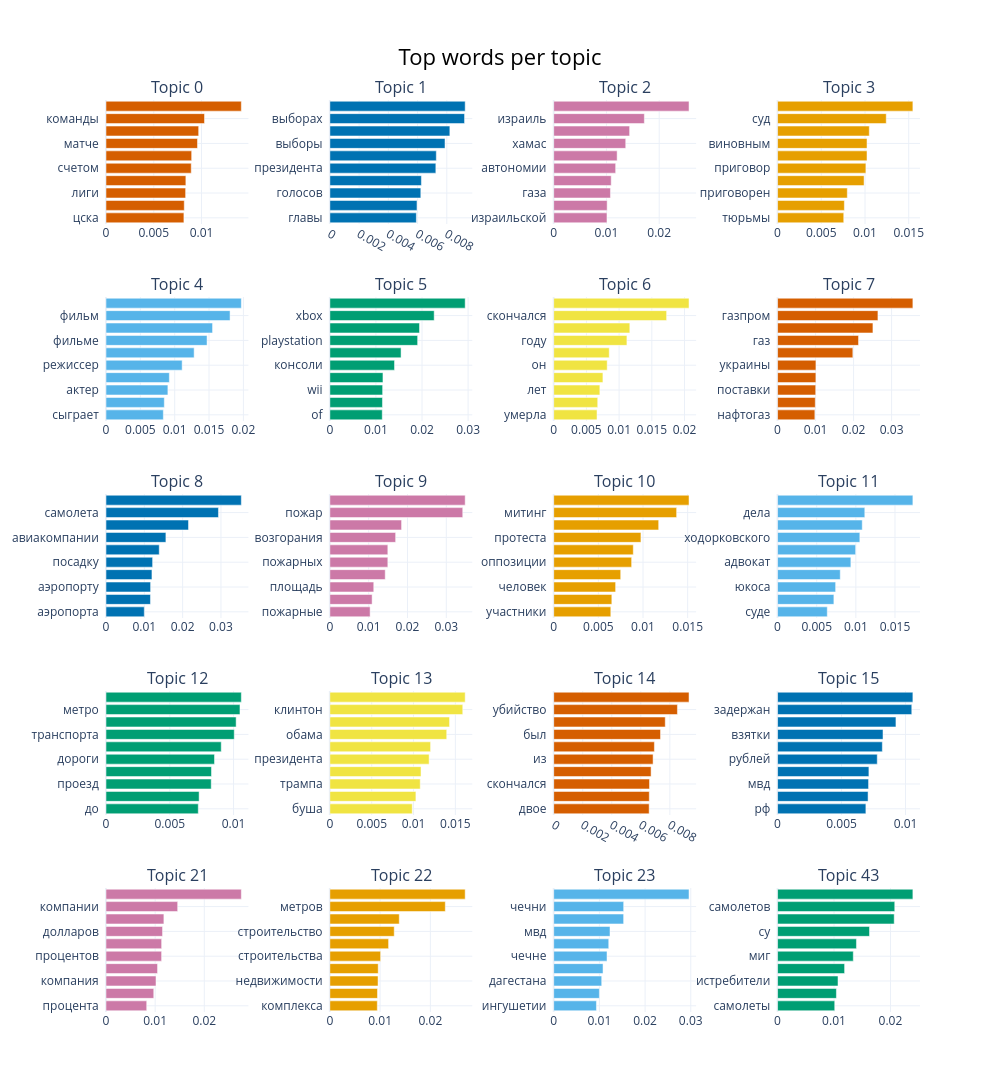

The notebook cell this image was saved under:
### Markdown cell above
## 4. Visualization

### 4.1 Top tokens per topic

### Code cell
topic_model.visualize_barchart(top_n_topics=20, n_words=10, title="Top words per topic")

### Figure 1 — Plotly figure (JSON) as saved in the notebook; plotly's stock layout.template omitted (floating-point values rounded to 4 significant figures)
{"data": [{"marker": {"color": "#D55E00"}, "orientation": "h", "type": "bar", "x": [0.008155, 0.008193, 0.008335, 0.00836, 0.008923, 0.008967, 0.009578, 0.009701, 0.01031, 0.01417], "xaxis": "x", "y": ["цска  ", "матча  ", "лиги  ", "матч  ", "счетом  ", "мира  ", "матче  ", "чемпионата  ", "команды  ", "сборной  "], "yaxis": "y"}, {"marker": {"color": "#0072B2"}, "orientation": "h", "type": "bar", "x": [0.005918, 0.00596, 0.006221, 0.006262, 0.00725, 0.007282, 0.007877, 0.008208, 0.009213, 0.009256], "xaxis": "x2", "y": ["главы  ", "отставку  ", "голосов  ", "партия  ", "президента  ", "пост  ", "выборы  ", "выборов  ", "выборах  ", "партии  "], "yaxis": "y2"}, {"marker": {"color": "#CC79A7"}, "orientation": "h", "type": "bar", "x": [0.0101, 0.01013, 0.01076, 0.0109, 0.01174, 0.01202, 0.01365, 0.01439, 0.01718, 0.02566], "xaxis": "x3", "y": ["израильской  ", "израильских  ", "газа  ", "палестинцев  ", "автономии  ", "израильские  ", "хамас  ", "палестинской  ", "израиль  ", "израиля  "], "yaxis": "y3"}, {"marker": {"color": "#E69F00"}, "orientation": "h", "type": "bar", "x": [0.00757, 0.007642, 0.007977, 0.009894, 0.0101, 0.01023, 0.01023, 0.01049, 0.01243, 0.01548], "xaxis": "x4", "y": ["тюрьмы  ", "приговорил  ", "приговорен  ", "лишения  ", "приговор  ", "свободы  ", "виновным  ", "колонии  ", "суд  ", "годам  "], "yaxis": "y4"}, {"marker": {"color": "#56B4E9"}, "orientation": "h", "type": "bar", "x": [0.008348, 0.00849, 0.009009, 0.009221, 0.01109, 0.01283, 0.01471, 0.01551, 0.01806, 0.0197], "xaxis": "x5", "y": ["сыграет  ", "прокат  ", "актер  ", "роли  ", "режиссер  ", "картины  ", "фильме  ", "роль  ", "фильм  ", "фильма  "], "yaxis": "y5"}, {"marker": {"color": "#009E73"}, "orientation": "h", "type": "bar", "x": [0.01137, 0.01142, 0.01145, 0.01153, 0.01403, 0.01545, 0.01905, 0.01945, 0.02264, 0.02937], "xaxis": "x6", "y": ["of  ", "студия  ", "wii  ", "nintendo  ", "консоли  ", "360  ", "playstation  ", "игра  ", "xbox  ", "игры  "], "yaxis": "y6"}, {"marker": {"color": "#F0E442"}, "orientation": "h", "type": "bar", "x": [0.006624, 0.006729, 0.007055, 0.007522, 0.008176, 0.00849, 0.01119, 0.01164, 0.01726, 0.02069], "xaxis": "x7", "y": ["умерла  ", "родился  ", "лет  ", "возрасте  ", "он  ", "жизни  ", "году  ", "смерти  ", "скончался  ", "умер  "], "yaxis": "y7"}, {"marker": {"color": "#D55E00"}, "orientation": "h", "type": "bar", "x": [0.009814, 0.009924, 0.01003, 0.01008, 0.01009, 0.0198, 0.0213, 0.02508, 0.0264, 0.03559], "xaxis": "x8", "y": ["нафтогаз  ", "украина  ", "поставки  ", "газопровода  ", "украины  ", "газпрома  ", "газ  ", "кубометров  ", "газпром  ", "газа  "], "yaxis": "y8"}, {"marker": {"color": "#0072B2"}, "orientation": "h", "type": "bar", "x": [0.009991, 0.0116, 0.01164, 0.01199, 0.01216, 0.01389, 0.01563, 0.02153, 0.02935, 0.03531], "xaxis": "x9", "y": ["аэропорта  ", "катастрофы  ", "аэропорту  ", "пассажиров  ", "посадку  ", "экипажа  ", "авиакомпании  ", "борту  ", "самолета  ", "самолет  "], "yaxis": "y9"}, {"marker": {"color": "#CC79A7"}, "orientation": "h", "type": "bar", "x": [0.01038, 0.01089, 0.01131, 0.01427, 0.01494, 0.01494, 0.01695, 0.01848, 0.03424, 0.03486], "xaxis": "x10", "y": ["пожарные  ", "возгорание  ", "площадь  ", "пожаров  ", "пожарных  ", "пожаре  ", "возгорания  ", "мчс  ", "пожар  ", "пожара  "], "yaxis": "y10"}, {"marker": {"color": "#E69F00"}, "orientation": "h", "type": "bar", "x": [0.006395, 0.006509, 0.006933, 0.007503, 0.008726, 0.008912, 0.009767, 0.01175, 0.01376, 0.01515], "xaxis": "x11", "y": ["участники  ", "марш  ", "человек  ", "акция  ", "оппозиции  ", "митинга  ", "протеста  ", "площади  ", "митинг  ", "акции  "], "yaxis": "y11"}, {"marker": {"color": "#56B4E9"}, "orientation": "h", "type": "bar", "x": [0.006351, 0.007195, 0.007418, 0.008008, 0.009364, 0.009975, 0.01051, 0.01082, 0.01114, 0.01728], "xaxis": "x12", "y": ["суде  ", "лебедева  ", "юкоса  ", "дело  ", "адвокат  ", "суда  ", "ходорковского  ", "делу  ", "дела  ", "суд  "], "yaxis": "y12"}, {"marker": {"color": "#009E73"}, "orientation": "h", "type": "bar", "x": [0.007235, 0.007299, 0.008249, 0.008269, 0.008507, 0.009035, 0.01005, 0.0102, 0.0105, 0.01061], "xaxis": "x13", "y": ["до  ", "рублей  ", "проезд  ", "пер  ", "дороги  ", "москвы  ", "транспорта  ", "дорог  ", "метро  ", "ржд  "], "yaxis": "y13"}, {"marker": {"color": "#F0E442"}, "orientation": "h", "type": "bar", "x": [0.009847, 0.01028, 0.0108, 0.0109, 0.01186, 0.01204, 0.01397, 0.01431, 0.01589, 0.01617], "xaxis": "x14", "y": ["буша  ", "буш  ", "трампа  ", "ромни  ", "президента  ", "трамп  ", "обама  ", "обамы  ", "клинтон  ", "сша  "], "yaxis": "y14"}, {"marker": {"color": "#D55E00"}, "orientation": "h", "type": "bar", "x": [0.006574, 0.006584, 0.006598, 0.006708, 0.006845, 0.006935, 0.007357, 0.007683, 0.008521, 0.009321], "xaxis": "x15", "y": ["двое  ", "по  ", "скончался  ", "убийства  ", "из  ", "правоохранительных  ", "был  ", "мужчина  ", "убийство  ", "убит  "], "yaxis": "y15"}, {"marker": {"color": "#0072B2"}, "orientation": "h", "type": "bar", "x": [0.006901, 0.007072, 0.007111, 0.007137, 0.007789, 0.008186, 0.008239, 0.00925, 0.01049, 0.01057], "xaxis": "x16", "y": ["рф  ", "по  ", "мвд  ", "уголовное  ", "рублей  ", "дела  ", "взятки  ", "дело  ", "задержан  ", "следствия  "], "yaxis": "y16"}, {"marker": {"color": "#CC79A7"}, "orientation": "h", "type": "bar", "x": [0.008283, 0.009714, 0.01017, 0.01049, 0.01131, 0.01132, 0.0115, 0.01178, 0.01458, 0.02753], "xaxis": "x17", "y": ["процента  ", "тнк  ", "компания  ", "вр  ", "процентов  ", "сделки  ", "долларов  ", "миллиарда  ", "компании  ", "акций  "], "yaxis": "y17"}, {"marker": {"color": "#E69F00"}, "orientation": "h", "type": "bar", "x": [0.009444, 0.009481, 0.009592, 0.009625, 0.0101, 0.01169, 0.01281, 0.01381, 0.02297, 0.02693], "xaxis": "x18", "y": ["комплекса  ", "тысяч  ", "недвижимости  ", "проекта  ", "строительства  ", "комплекс  ", "строительство  ", "площадью  ", "метров  ", "квадратных  "], "yaxis": "y18"}, {"marker": {"color": "#56B4E9"}, "orientation": "h", "type": "bar", "x": [0.009356, 0.009994, 0.01051, 0.0108, 0.01167, 0.01205, 0.01232, 0.01531, 0.01531, 0.02962], "xaxis": "x19", "y": ["ингушетии  ", "правоохранительных  ", "дагестана  ", "районе  ", "чечне  ", "спецоперации  ", "мвд  ", "боевики  ", "чечни  ", "боевиков  "], "yaxis": "y19"}, {"marker": {"color": "#009E73"}, "orientation": "h", "type": "bar", "x": [0.01013, 0.01043, 0.01071, 0.01188, 0.01342, 0.01398, 0.01629, 0.02066, 0.02076, 0.02397], "xaxis": "x20", "y": ["самолеты  ", "самолета  ", "истребители  ", "поставку  ", "миг  ", "вертолетов  ", "су  ", "истребителей  ", "самолетов  ", "ввс  "], "yaxis": "y20"}], "layout": {"annotations": [{"font": {"size": 16}, "showarrow": false, "text": "Topic 0", "x": 0.0875, "xanchor": "center", "xref": "paper", "y": 1.0, "yanchor": "bottom", "yref": "paper"}, {"font": {"size": 16}, "showarrow": false, "text": "Topic 1", "x": 0.3625, "xanchor": "center", "xref": "paper", "y": 1.0, "yanchor": "bottom", "yref": "paper"}, {"font": {"size": 16}, "showarrow": false, "text": "Topic 2", "x": 0.6375, "xanchor": "center", "xref": "paper", "y": 1.0, "yanchor": "bottom", "yref": "paper"}, {"font": {"size": 16}, "showarrow": false, "text": "Topic 3", "x": 0.9125, "xanchor": "center", "xref": "paper", "y": 1.0, "yanchor": "bottom", "yref": "paper"}, {"font": {"size": 16}, "showarrow": false, "text": "Topic 4", "x": 0.0875, "xanchor": "center", "xref": "paper", "y": 0.784, "yanchor": "bottom", "yref": "paper"}, {"font": {"size": 16}, "showarrow": false, "text": "Topic 5", "x": 0.3625, "xanchor": "center", "xref": "paper", "y": 0.784, "yanchor": "bottom", "yref": "paper"}, {"font": {"size": 16}, "showarrow": false, "text": "Topic 6", "x": 0.6375, "xanchor": "center", "xref": "paper", "y": 0.784, "yanchor": "bottom", "yref": "paper"}, {"font": {"size": 16}, "showarrow": false, "text": "Topic 7", "x": 0.9125, "xanchor": "center", "xref": "paper", "y": 0.784, "yanchor": "bottom", "yref": "paper"}, {"font": {"size": 16}, "showarrow": false, "text": "Topic 8", "x": 0.0875, "xanchor": "center", "xref": "paper", "y": 0.568, "yanchor": "bottom", "yref": "paper"}, {"font": {"size": 16}, "showarrow": false, "text": "Topic 9", "x": 0.3625, "xanchor": "center", "xref": "paper", "y": 0.568, "yanchor": "bottom", "yref": "paper"}, {"font": {"size": 16}, "showarrow": false, "text": "Topic 10", "x": 0.6375, "xanchor": "center", "xref": "paper", "y": 0.568, "yanchor": "bottom", "yref": "paper"}, {"font": {"size": 16}, "showarrow": false, "text": "Topic 11", "x": 0.9125, "xanchor": "center", "xref": "paper", "y": 0.568, "yanchor": "bottom", "yref": "paper"}, {"font": {"size": 16}, "showarrow": false, "text": "Topic 12", "x": 0.0875, "xanchor": "center", "xref": "paper", "y": 0.352, "yanchor": "bottom", "yref": "paper"}, {"font": {"size": 16}, "showarrow": false, "text": "Topic 13", "x": 0.3625, "xanchor": "center", "xref": "paper", "y": 0.352, "yanchor": "bottom", "yref": "paper"}, {"font": {"size": 16}, "showarrow": false, "text": "Topic 14", "x": 0.6375, "xanchor": "center", "xref": "paper", "y": 0.352, "yanchor": "bottom", "yref": "paper"}, {"font": {"size": 16}, "showarrow": false, "text": "Topic 15", "x": 0.9125, "xanchor": "center", "xref": "paper", "y": 0.352, "yanchor": "bottom", "yref": "paper"}, {"font": {"size": 16}, "showarrow": false, "text": "Topic 21", "x": 0.0875, "xanchor": "center", "xref": "paper", "y": 0.136, "yanchor": "bottom", "yref": "paper"}, {"font": {"size": 16}, "showarrow": false, "text": "Topic 22", "x": 0.3625, "xanchor": "center", "xref": "paper", "y": 0.136, "yanchor": "bottom", "yref": "paper"}, {"font": {"size": 16}, "showarrow": false, "text": "Topic 23", "x": 0.6375, "xanchor": "center", "xref": "paper", "y": 0.136, "yanchor": "bottom", "yref": "paper"}, {"font": {"size": 16}, "showarrow": false, "text": "Topic 43", "x": 0.9125, "xanchor": "center", "xref": "paper", "y": 0.136, "yanchor": "bottom", "yref": "paper"}], "height": 1250, "hoverlabel": {"bgcolor": "white", "font": {"family": "Rockwell", "size": 16}}, "showlegend": false, "title": {"font": {"color": "Black", "size": 22}, "text": "Top words per topic", "x": 0.5, "xanchor": "center", "yanchor": "top"}, "width": 1000, "xaxis": {"anchor": "y", "domain": [0, 0.175], "showgrid": true}, "xaxis10": {"anchor": "y10", "domain": [0.275, 0.45], "showgrid": true}, "xaxis11": {"anchor": "y11", "domain": [0.55, 0.725], "showgrid": true}, "xaxis12": {"anchor": "y12", "domain": [0.825, 1], "showgrid": true}, "xaxis13": {"anchor": "y13", "domain": [0, 0.175], "showgrid": true}, "xaxis14": {"anchor": "y14", "domain": [0.275, 0.45], "showgrid": true}, "xaxis15": {"anchor": "y15", "domain": [0.55, 0.725], "showgrid": true}, "xaxis16": {"anchor": "y16", "domain": [0.825, 1], "showgrid": true}, "xaxis17": {"anchor": "y17", "domain": [0, 0.175], "showgrid": true}, "xaxis18": {"anchor": "y18", "domain": [0.275, 0.45], "showgrid": true}, "xaxis19": {"anchor": "y19", "domain": [0.55, 0.725], "showgrid": true}, "xaxis2": {"anchor": "y2", "domain": [0.275, 0.45], "showgrid": true}, "xaxis20": {"anchor": "y20", "domain": [0.825, 1], "showgrid": true}, "xaxis3": {"anchor": "y3", "domain": [0.55, 0.725], "showgrid": true}, "xaxis4": {"anchor": "y4", "domain": [0.825, 1], "showgrid": true}, "xaxis5": {"anchor": "y5", "domain": [0, 0.175], "showgrid": true}, "xaxis6": {"anchor": "y6", "domain": [0.275, 0.45], "showgrid": true}, "xaxis7": {"anchor": "y7", "domain": [0.55, 0.725], "showgrid": true}, "xaxis8": {"anchor": "y8", "domain": [0.825, 1], "showgrid": true}, "xaxis9": {"anchor": "y9", "domain": [0, 0.175], "showgrid": true}, "yaxis": {"anchor": "x", "domain": [0.864, 1.0], "showgrid": true}, "yaxis10": {"anchor": "x10", "domain": [0.432, 0.568], "showgrid": true}, "yaxis11": {"anchor": "x11", "domain": [0.432, 0.568], "showgrid": true}, "yaxis12": {"anchor": "x12", "domain": [0.432, 0.568], "showgrid": true}, "yaxis13": {"anchor": "x13", "domain": [0.216, 0.352], "showgrid": true}, "yaxis14": {"anchor": "x14", "domain": [0.216, 0.352], "showgrid": true}, "yaxis15": {"anchor": "x15", "domain": [0.216, 0.352], "showgrid": true}, "yaxis16": {"anchor": "x16", "domain": [0.216, 0.352], "showgrid": true}, "yaxis17": {"anchor": "x17", "domain": [0, 0.136], "showgrid": true}, "yaxis18": {"anchor": "x18", "domain": [0, 0.136], "showgrid": true}, "yaxis19": {"anchor": "x19", "domain": [0, 0.136], "showgrid": true}, "yaxis2": {"anchor": "x2", "domain": [0.864, 1.0], "showgrid": true}, "yaxis20": {"anchor": "x20", "domain": [0, 0.136], "showgrid": true}, "yaxis3": {"anchor": "x3", "domain": [0.864, 1.0], "showgrid": true}, "yaxis4": {"anchor": "x4", "domain": [0.864, 1.0], "showgrid": true}, "yaxis5": {"anchor": "x5", "domain": [0.648, 0.784], "showgrid": true}, "yaxis6": {"anchor": "x6", "domain": [0.648, 0.784], "showgrid": true}, "yaxis7": {"anchor": "x7", "domain": [0.648, 0.784], "showgrid": true}, "yaxis8": {"anchor": "x8", "domain": [0.648, 0.784], "showgrid": true}, "yaxis9": {"anchor": "x9", "domain": [0.432, 0.568], "showgrid": true}}}
